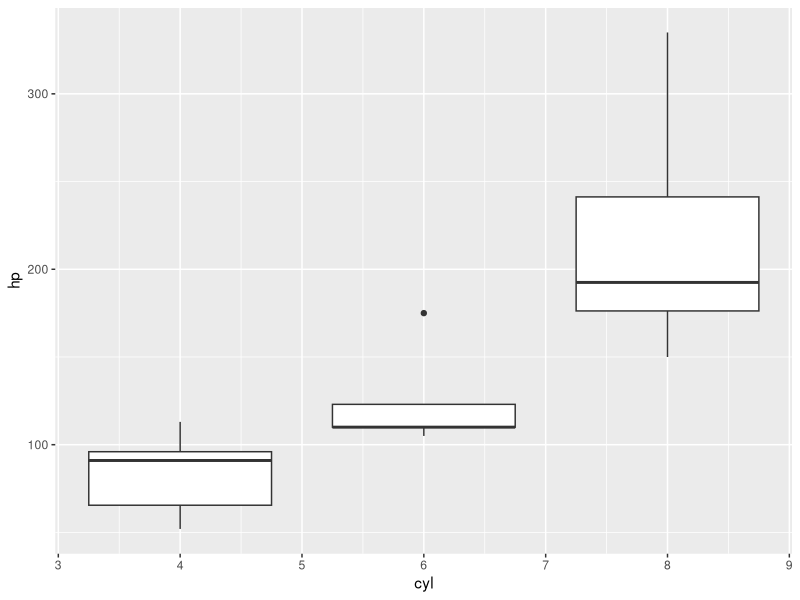
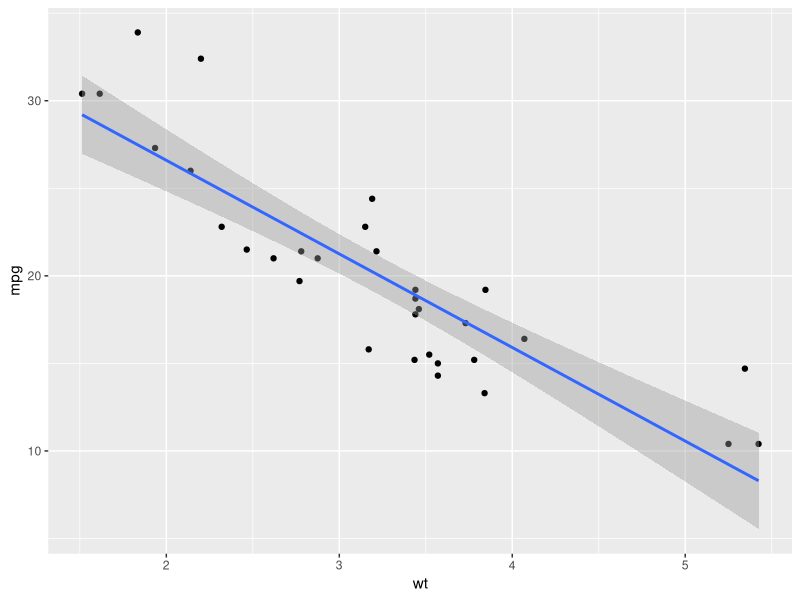

Here is the R script that generated these plots, in order:
## ---- chunk 1
library(ggplot2)

ggplot(data = mtcars, mapping = aes(x=cyl,y=hp , group = cyl)) +
  geom_boxplot()
## ---- chunk 2
ggplot(data = mtcars,
        mapping = aes(x=wt , y=mpg)) +
  geom_point() +
  geom_smooth(method = "lm")
